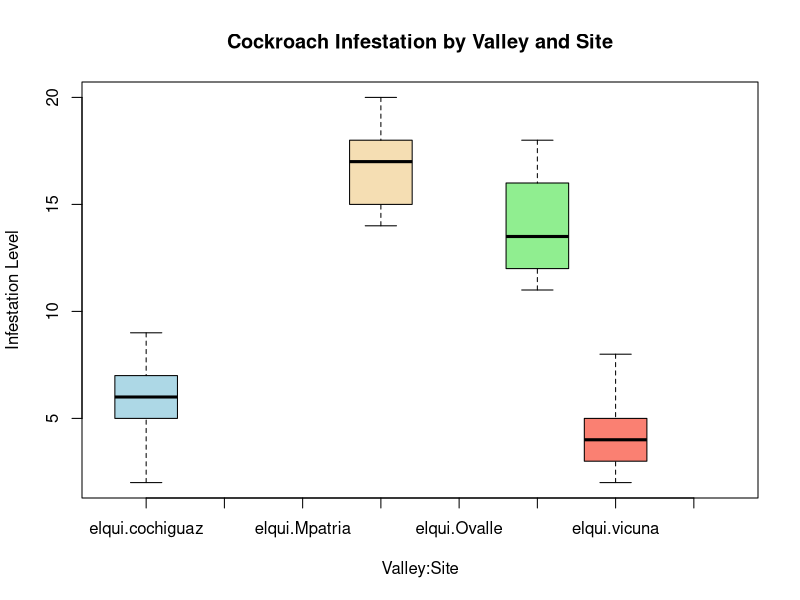
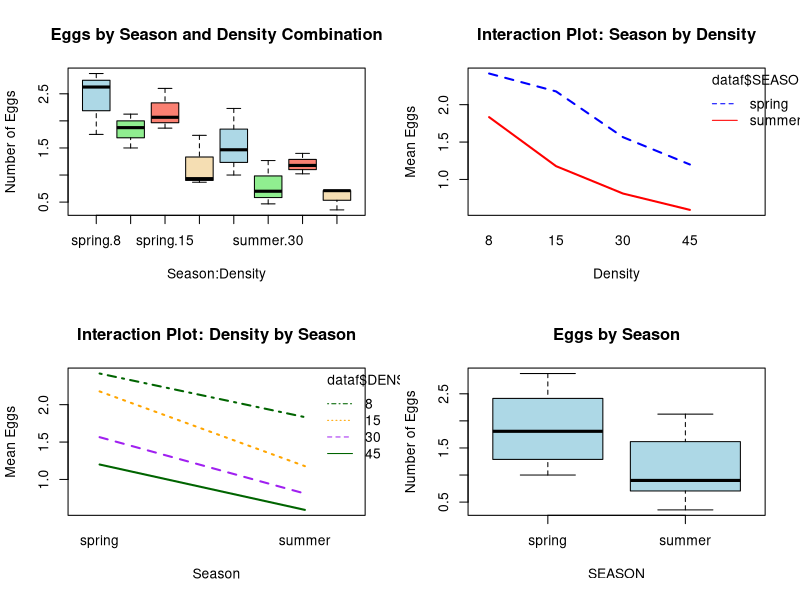
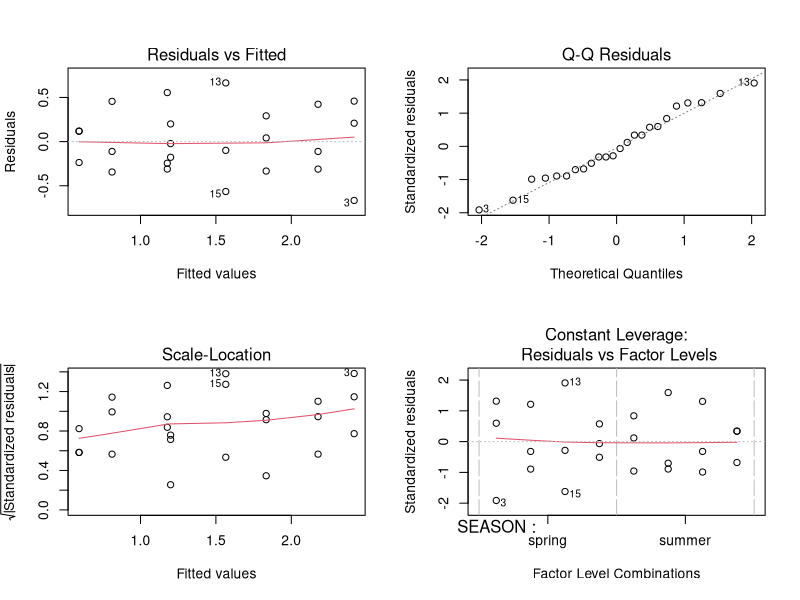

Here is the R script that generated these plots, in order:
## ---- chunk 1
knitr::opts_chunk$set(
	echo = TRUE,
	message = FALSE,
	warning = FALSE
)
library(ggplot2)
library(dplyr)
library(car) # For Type II/III ANOVA
## ---- chunk 2
#Let's load the data file
data<-read.table("data/05-infest.txt", header = T)
attach(data)

data$valley <- factor(data$valley, ordered=T)
data$site <-factor(data$site, ordered=T)
## ---- chunk 3
data
## ---- chunk 4
# Check the structure of our nested design
table(data$valley, data$site)

# Summary statistics by groups
data %>% 
  group_by(valley, site) %>% 
  summarise(n = n(), 
            mean_infest = mean(infestation),
            sd_infest = sd(infestation),
            .groups = 'drop')
## ---- chunk 5
replications(~ valley * site, data)

aov.infest <- aov(infestation ~ valley/site)
## ---- chunk 6
summary(aov.infest)
## ---- chunk 7
TukeyHSD(aov.infest)
## ---- chunk 8
# Let's visualize our nested design
boxplot(infestation ~ valley:site, 
        data = data, 
        col = c("lightblue", "lightgreen", "salmon", "wheat"),
        main = "Cockroach Infestation by Valley and Site",
        xlab = "Valley:Site", 
        ylab = "Infestation Level")
## ---- chunk 9
dataf<-read.csv("data/05-quinn.csv", header = TRUE, sep = ",")
attach(dataf)

# Convert to factors and check structure
dataf$SEASON <- factor(dataf$SEASON)
dataf$DENSITY <- factor(dataf$DENSITY)

str(dataf)
head(dataf)
## ---- chunk 10
# Summary statistics
dataf %>% 
  group_by(SEASON, DENSITY) %>% 
  summarise(n = n(),
            mean_eggs = mean(EGGS),
            sd_eggs = sd(EGGS),
            se_eggs = sd(EGGS)/sqrt(n()),
            .groups = 'drop')

# Check for balance in our design
table(dataf$SEASON, dataf$DENSITY)
## ---- chunk 11
aov.season<-aov(EGGS~SEASON, data = dataf)
summary(aov.season)
## ---- chunk 12
aov.dens<-aov(EGGS~DENSITY, data = dataf)
summary(aov.dens)
## ---- chunk 13
aov.2w<-aov(EGGS~SEASON+DENSITY, data = dataf)
summary(aov.2w)
## ---- chunk 14
aov.int<-aov(EGGS~SEASON*DENSITY, data = dataf)
summary(aov.int)
## ---- chunk 15
aov.intonly<-aov(EGGS~SEASON:DENSITY, data = dataf)
summary(aov.intonly)
## ---- chunk 16
# Create interaction plot
par(mfrow=c(2,2))

# Boxplot by combination
boxplot(EGGS~SEASON:DENSITY, 
        col = c("lightblue", "lightgreen", "salmon", "wheat"),
        data = dataf,
        main = "Eggs by Season and Density Combination",
        xlab = "Season:Density",
        ylab = "Number of Eggs")

# Interaction plot - Season as factor
interaction.plot(dataf$DENSITY, dataf$SEASON, dataf$EGGS,
                main = "Interaction Plot: Season by Density",
                xlab = "Density", ylab = "Mean Eggs",
                col = c("blue", "red"), lwd = 2)

# Interaction plot - Density as factor  
interaction.plot(dataf$SEASON, dataf$DENSITY, dataf$EGGS,
                main = "Interaction Plot: Density by Season", 
                xlab = "Season", ylab = "Mean Eggs",
                col = c("darkgreen", "orange", "purple"), lwd = 2)

# Boxplot by individual factors
boxplot(EGGS~SEASON, data = dataf, col = "lightblue",
        main = "Eggs by Season", ylab = "Number of Eggs")
## ---- chunk 17
# Compare models
models <- list(
  "Season only" = aov.season,
  "Density only" = aov.dens, 
  "Additive" = aov.2w,
  "Interaction" = aov.int
)

# Calculate AIC for each model
aic_values <- sapply(models, AIC)
aic_table <- data.frame(
  Model = names(aic_values),
  AIC = aic_values,
  Delta_AIC = aic_values - min(aic_values)
)
aic_table[order(aic_table$AIC),]
## ---- chunk 18
# Tukey HSD for the interaction model
TukeyHSD(aov.int)

# For a more detailed view of main effects
TukeyHSD(aov.int, which = "SEASON")
TukeyHSD(aov.int, which = "DENSITY")
## ---- chunk 19
par(mfrow=c(2,2))
plot(aov.int)

# Additional tests
# Homogeneity of variances (Levene's test)
leveneTest(EGGS ~ SEASON * DENSITY, data = dataf)

# Normality of residuals (Shapiro-Wilk test)
shapiro.test(residuals(aov.int))
## ---- chunk 20
# Calculate eta-squared (proportion of variance explained)
ss_table <- summary(aov.int)[[1]]
ss_total <- sum(ss_table[,"Sum Sq"])

eta_squared <- ss_table[1:3,"Sum Sq"] / ss_total
names(eta_squared) <- rownames(ss_table)[1:3]

print("Eta-squared (effect sizes):")
eta_squared
## ---- chunk 21
# Treating DENSITY as a random factor
aov.mixed <- aov(EGGS ~ SEASON + Error(DENSITY), data = dataf)
summary(aov.mixed)
## ---- chunk 22
# Type II ANOVA (recommended for balanced designs without interactions)
Anova(aov.int, type = "II")

# Type III ANOVA (for unbalanced designs or when interactions are present)
Anova(aov.int, type = "III")
## ---- chunk 23
sessionInfo()
